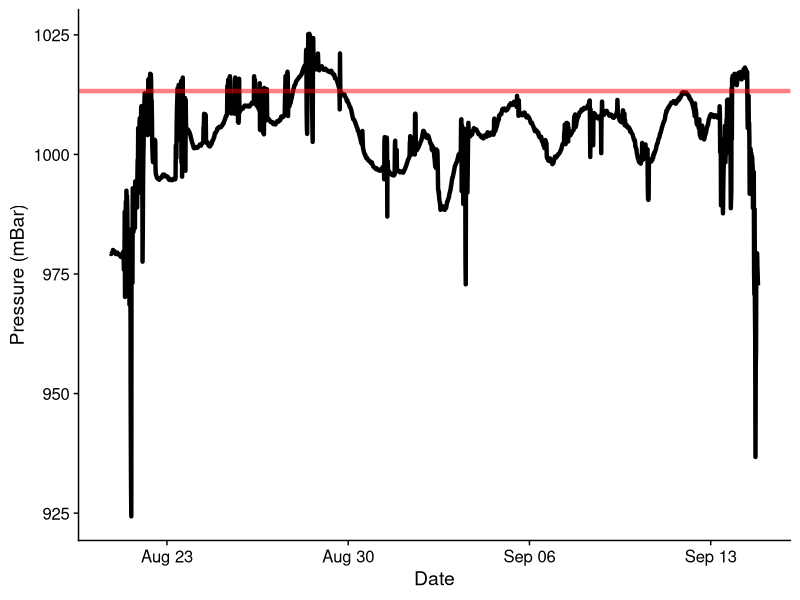
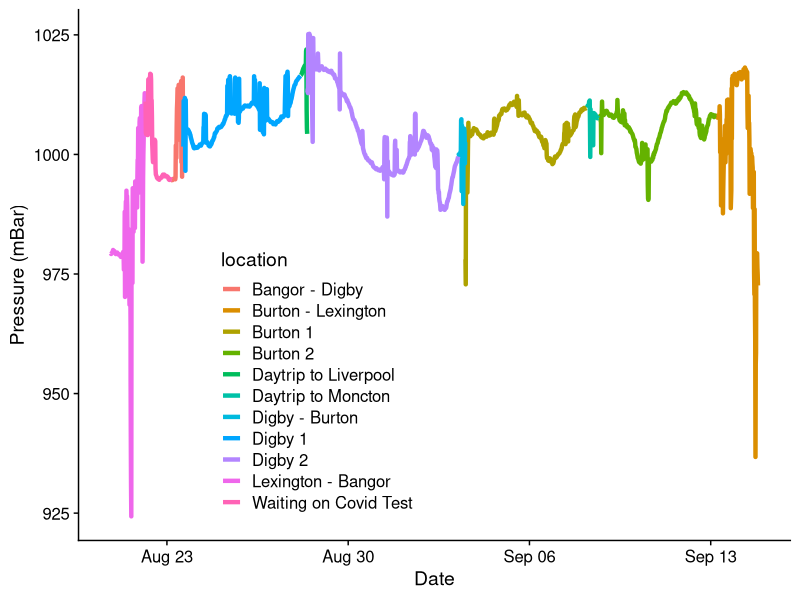
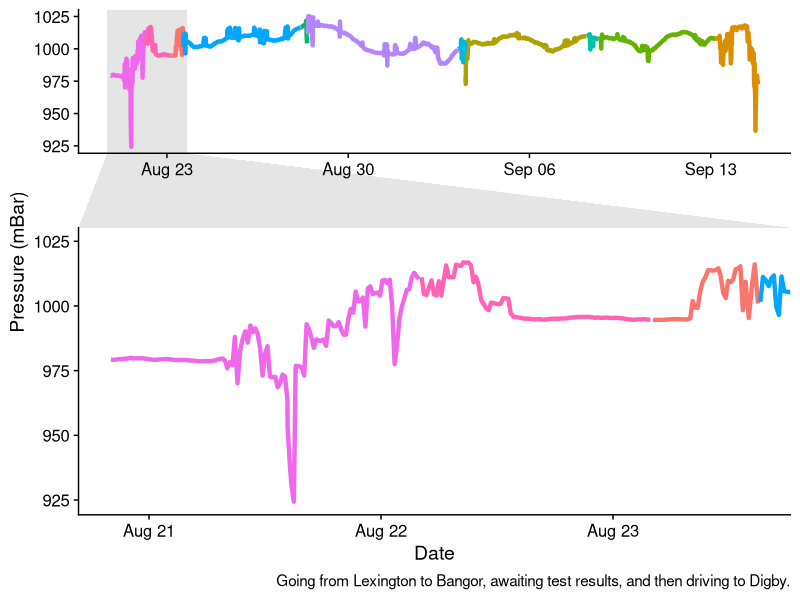
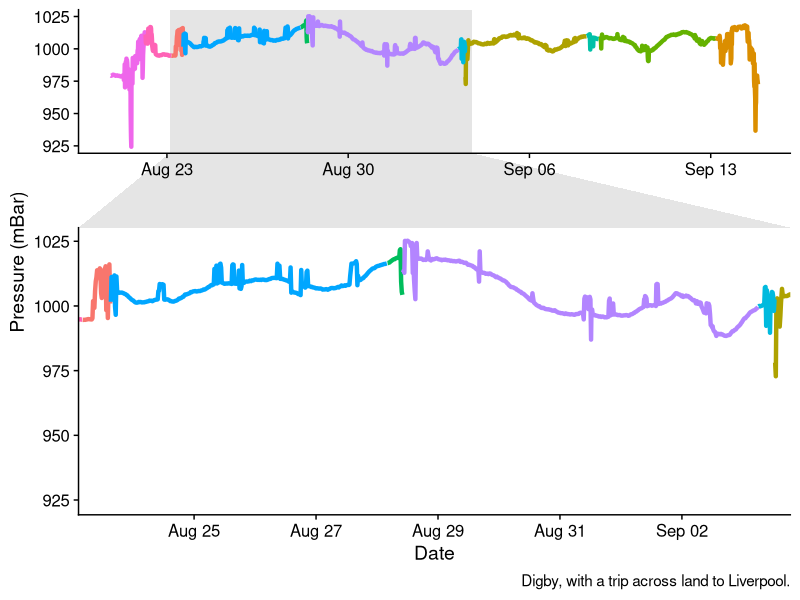
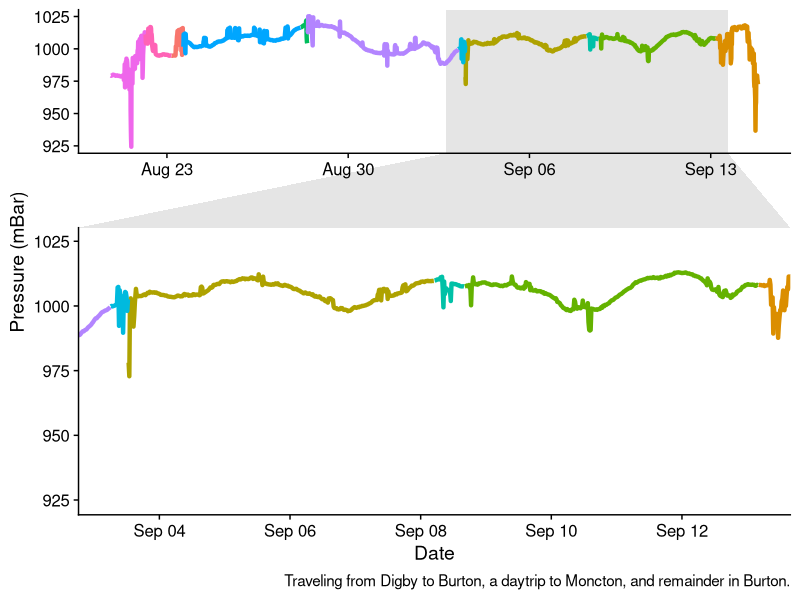
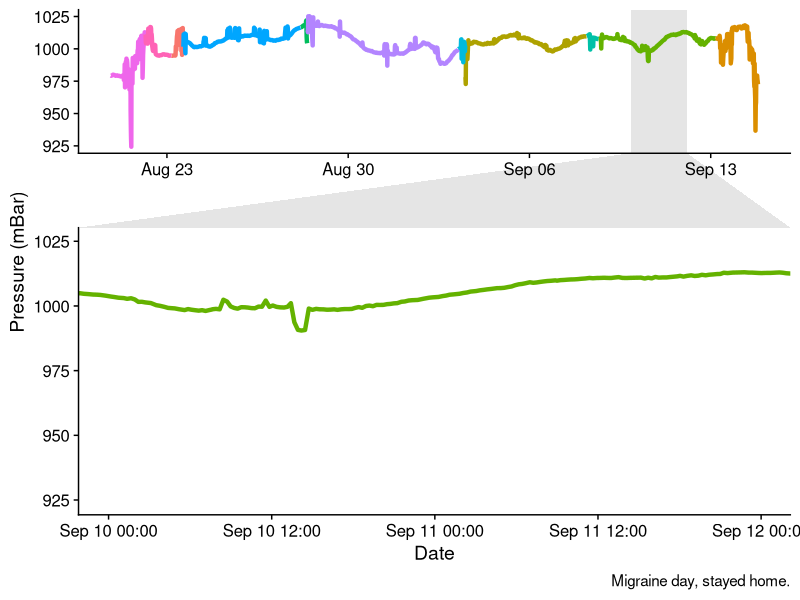
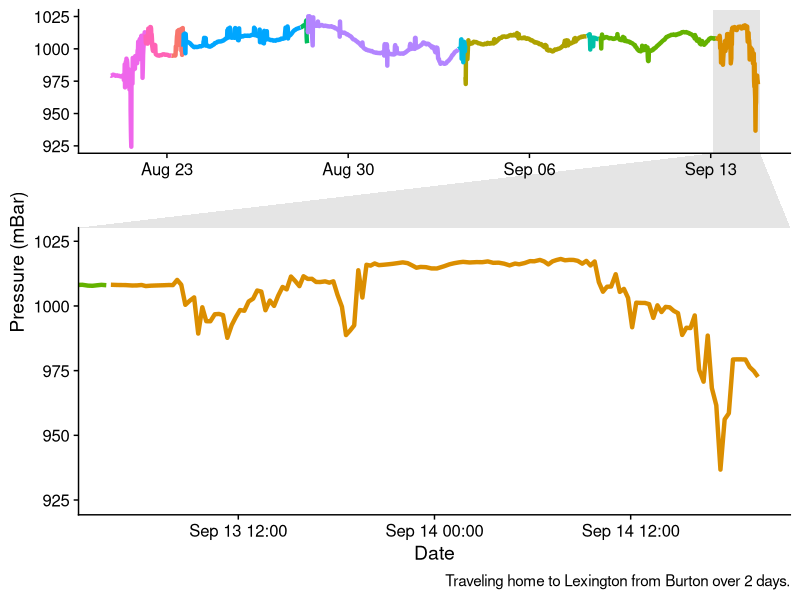

Here is the R script that generated these plots, in order:
## ---- chunk 1
library(dplyr)
library(ggplot2)
library(ggforce)
theme_set(cowplot::theme_cowplot())
barometer_readings = read.table(here::here("barometer_2021-09-17.csv"), sep = "\t", header = TRUE) %>%
  dplyr::mutate(pressure = Pressure..mBar.,
                datetime = lubridate::as_datetime(Timestamp..Unix.Time. / 1000, tz = "America/New_York")) %>%
  dplyr::filter(datetime >= "2021-08-21", datetime <= "2021-09-15")
## ---- chunk 2
ggplot(barometer_readings, aes(x = datetime,
                               y = pressure)) +
  geom_line(size = 1.5) +
  geom_hline(yintercept = 1013.25, color = "red", size = 1.5, alpha = 0.5) +
  labs(x = "Date", y = "Pressure (mBar)")
## ---- chunk 3
barometer_readings = barometer_readings %>%
  dplyr::mutate(location =
   dplyr::case_when(
     
     datetime <= "2021-08-22 08:00" ~ "Lexington - Bangor",
     datetime <= "2021-08-23 08:00" ~ "Waiting on Covid Test",
     datetime <= "2021-08-23 19:00" ~ "Bangor - Digby",
     datetime <= "2021-08-28 08:00" ~ "Digby 1",
     datetime <= "2021-08-28 14:00" ~ "Daytrip to Liverpool",
     datetime <= "2021-09-03 10:00" ~ "Digby 2",
     datetime <= "2021-09-03 16:30" ~ "Digby - Burton",
     datetime <= "2021-09-08 09:00" ~ "Burton 1",
     datetime <= "2021-09-08 20:00" ~ "Daytrip to Moncton",
     datetime <= "2021-09-13 08:00" ~ "Burton 2",
     datetime <= "2021-09-15" ~ "Burton - Lexington"
   ),
   day = lubridate::as_date(datetime))
## ---- chunk 4
big_plot = ggplot(barometer_readings, aes(x = datetime, y = pressure, color = location)) + 
  geom_line(size = 1.5) +
  theme(legend.position = c(0.2, 0.3)) +
  labs(x = "Date", y = "Pressure (mBar)")
big_plot

big_plot2 = big_plot + theme(legend.position = "none")
## ---- chunk 5
big_plot2 + 
  facet_zoom(x = location %in% c("Lexington - Bangor", "Waiting on Covid Test", "Bangor - Digby")) +
  labs(caption = "Going from Lexington to Bangor, awaiting test results, and then driving to Digby.")
## ---- chunk 6
big_plot2 +
  facet_zoom(x = location %in% c("Digby 1", "Daytrip to Liverpool", "Digby 2")) +
  labs(caption = "Digby, with a trip across land to Liverpool.")
## ---- chunk 7
big_plot2 +
  facet_zoom(x = location %in% c("Digby - Burton", "Burton 1", "Daytrip to Moncton", "Burton 2")) +
  labs(caption = "Traveling from Digby to Burton, a daytrip to Moncton, and remainder in Burton.")
## ---- chunk 8
big_plot2 +
  facet_zoom(x = as.character(day) %in% c("2021-09-10", "2021-09-11")) +
  labs(caption = "Migraine day, stayed home.")
## ---- chunk 9
big_plot2 +
  facet_zoom(x = location %in% c("Burton - Lexington")) +
  labs(caption = "Traveling home to Lexington from Burton over 2 days.")
